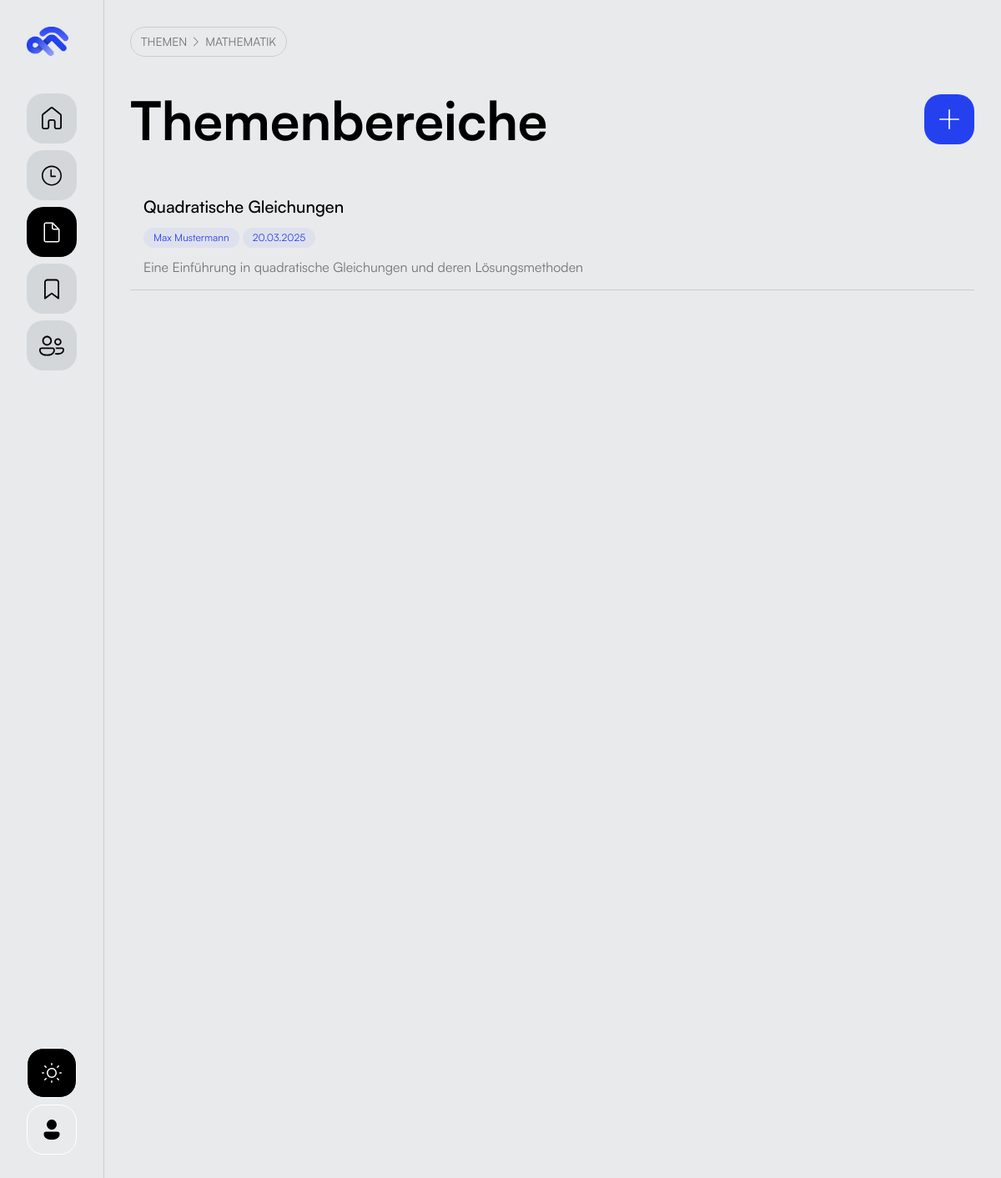
Page /themen/subkategorie/1 on the committed database.
### app/models.py (models this page shows, shortened)
class Category(db.Model):
    __tablename__ = 'categories'
    id = db.Column(db.Integer, primary_key = True)
    name = db.Column(db.String(100), nullable = False)
    description = db.Column(db.Text)
    created_at = db.Column(db.DateTime, default = datetime.utcnow)
    updated_at = db.Column(db.DateTime, default=datetime.utcnow, onupdate = datetime.utcnow)
    subcategories = db.relationship('Subcategory', backref = 'category', lazy = 'dynamic', cascade='all, delete-orphan')

class Article(db.Model):
    __tablename__ = 'articles'
    id = db.Column(db.Integer, primary_key=True)
    title = db.Column(db.String(200), nullable=False)
    description = db.Column(db.Text)
    content = db.Column(db.Text, nullable=False)  # Markdown-Inhalt
    author = db.Column(db.String(100))
    created_at = db.Column(db.DateTime, default=datetime.utcnow)
    updated_at = db.Column(db.DateTime, default=datetime.utcnow, onupdate=datetime.utcnow)
    subcategory_id = db.Column(db.Integer, db.ForeignKey('subcategories.id'), nullable=False)

### app/routes.py (the view)
@app.route("/themen/subkategorie/<int:subkategorie_id>")
def subkategorie_anzeigen(subkategorie_id):
    subkategorie = Subcategory.query.get_or_404(subkategorie_id)
    artikel = subkategorie.articles.all()
    return render_template('subkategorie.html', subkategorie=subkategorie, artikel=artikel)

### app/templates/subkategorie.html (shortened to what this page needs)
{% extends 'base.html' %}
{% block content %}
<div class="breadcrumb">
    <a class="text-breadcrumb" href="{{ url_for('themen') }}">Themen</a>
    <a class="text-breadcrumb" href="{{ url_for('kategorie_anzeigen', kategorie_id=subkategorie.category_id) }}">{{ subkategorie.category.name }}</a>
</div>
<div class="heading_page_wrapper">
    <h1>Themenbereiche</h1>
    <div class="link_icon_wrapper background-dark-blue">
    </div>
</div>
{% if artikel %}
<div class="subcategories_list">
    <div class="subcategories_grid">
        {% for art in artikel %}
            <a href="{{ url_for('artikel_anzeigen', artikel_id=art.id) }}" class="subcategory_card">
                <div class="subcategory_card_inner">
                    <h3>{{ art.title }}</h3>
                    <div class="subcategory_meta_wrapper">
                        {% if art.author %}
                        <div class="subcategory_meta">
                            <span class="text-style-small">{{ art.author }}</span>
                        </div>
                        {% endif %}
                        <div class="subcategory_meta">
                            <span class="text-style-small">{{ art.updated_at.strftime('%d.%m.%Y') }}</span>
                        </div>
                    </div>
                    <p>{{ art.description|default('Keine Beschreibung vorhanden.')|truncate(100) }}</p>
                </div>
            </a>
        {% endfor %}
    </div>
</div>
{% else %}
<div class="empty_state">
    <p>Keine Subkategorien in dieser Kategorie gefunden.</p>
</div>
{% endif %}
{% endblock %}

### app/static/css/styles.css (style rules this page uses)
:root { --primary-blue: #2541EF; --primary-dark: #1a34d9; --primary-muted: rgba(37, 65, 239, 0.1); --primary-light-muted: rgba(37, 65, 239, 0.05); --black: #000; --white: #fff; --lightest-grey: #E8EAEC; --light-hover-grey: #e6e6e6; --lighter-grey: #D3D7D9; --light-grey: #ccc; --dark-grey: rgba(0,0,0, 0.5); }
* { margin: 0; padding: 0; box-sizing: border-box; text-decoration: none; }
a { color: var(--black); }
html, body { scroll-behavior: smooth; width: 100%; height: 100%; }
body { font-family: 'Satoshi (Local)', Arial, sans-serif; font-weight: 400; background-color: var(--lightest-grey); color: var(--black); margin: 0; padding: 0; display: flex; overflow-x: hidden; }
h1 { font-size: 4rem; font-weight: 700; }
h3 { font-size: 20px; font-weight: 500; }
p { color: var(--dark-grey); font-size: 1rem; font-weight: 400; }
.text-style-small { font-size: 12px; font-weight: 300; }
.link_icon_wrapper { display: flex; width: 60px; height: 60px; align-items: center; justify-content: center; background-color: var(--lighter-grey); border-radius: 20px; color: var(--black); cursor: pointer; }
.link_icon_wrapper.background-dark-blue { background-color: var(--primary-blue); color: var(--white); transition: background-color 0.2s ease-in-out; }
.heading_page_wrapper { display: flex; flex-direction: row; align-items: center; justify-content: space-between; width: 100%; padding: 2rem 0; }
.subcategories_list { display: flex; flex-direction: column; width: 100%; height: 100%; gap: 2rem; }
.subcategories_grid { display: flex; flex-direction: column; width: 100%; height: 100%; }
.subcategory_card { width: 100%; padding: 1rem; border-bottom: 1px solid var(--light-grey); background-color: transparent; }
.subcategory_meta { display: inline-flex; justify-content: center; align-items: center; padding: 4px 12px; background-color: var(--primary-light-muted); color: var(--primary-blue); border-radius: 40px; }
.subcategory_meta_wrapper { display: flex; flex-direction: row; gap: 4px; }
.subcategory_card_inner { display: flex; flex-direction: column; gap: 12px; }
.breadcrumb { display: inline-flex; flex-direction: row; padding: 8px 12px; border: 1px solid var(--light-grey); border-radius: 40px; gap: 0.5rem; align-items: center; color: var(--dark-grey); }
.text-breadcrumb { font-size: 14px; font-weight: 400; color: var(--dark-grey); text-transform: uppercase; }

### rows in the picture
Category: category.name "MATHEMATIK"
Article: title "Quadratische Gleichungen", author "Max Mustermann", updated_at "20.03.2025", description "Eine Einführung in quadratische Gleichungen und deren Lösungsmethoden"
